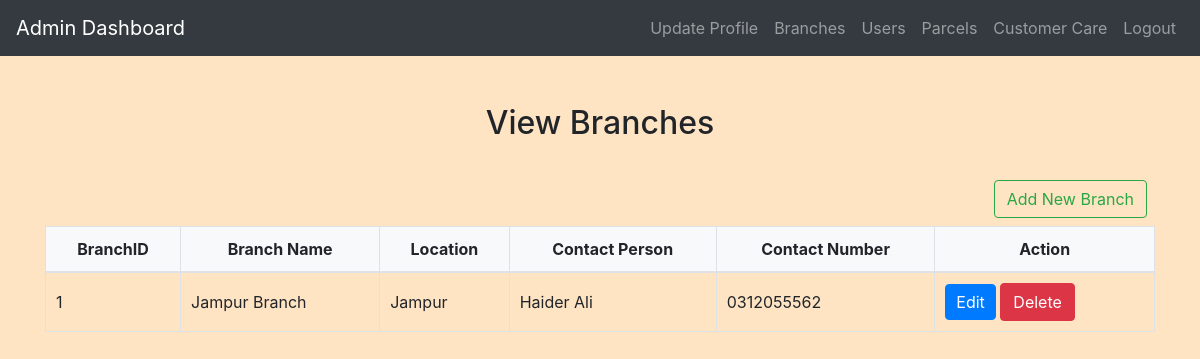
The app's page /admin/view_branches.php (signed in), older data.
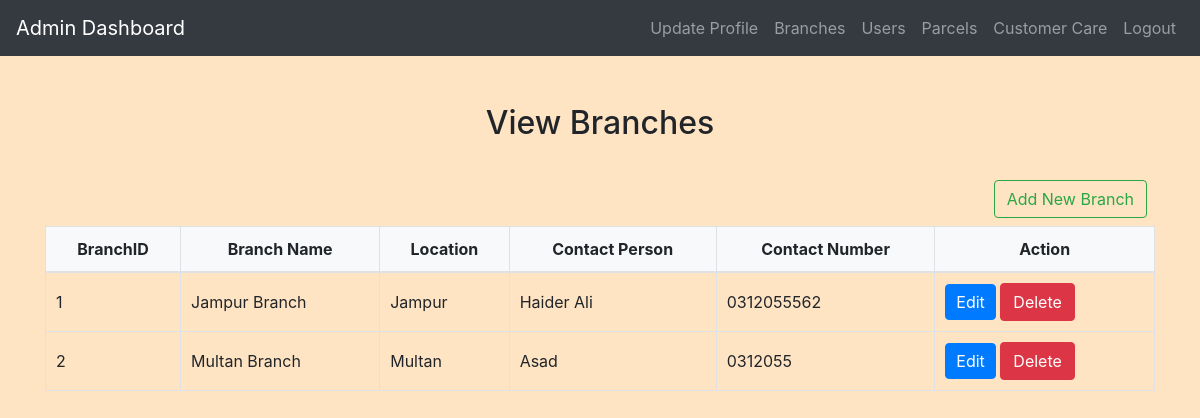
The same page, newer data.
### tables this page shows
CREATE TABLE `branches` (
  `BranchID` int(11) NOT NULL,
  `BranchName` varchar(255) NOT NULL,
  `Location` varchar(255) NOT NULL,
  `ContactPerson` varchar(255) NOT NULL,
  `ContactNumber` varchar(15) NOT NULL
);

### admin/view_branches.php (the view, shortened to what this page needs)
<?php
include('config.php');
?>
<!DOCTYPE html>
<html>
<head>
    <link rel="stylesheet" href="https://maxcdn.bootstrapcdn.com/bootstrap/4.5.2/css/bootstrap.min.css">
    <link rel="stylesheet" href="../css/style.css">
</head>
<body>
<?php
include('admin_navbar.php');
?>
<div class="container mt-5">
    <h2 class="text-center">View Branches</h2>
    <table class="table">
        <a class="m-2 btn btn-outline-success float-right" href="add_branches.php">Add New Branch</a>
        <thead>
            <tr>
                <th>BranchID</th>
                <th>Branch Name</th>
                <th>Location</th>
                <th>Contact Person</th>
                <th>Contact Number</th>
                <th>Action</th>
            </tr>
        </thead>
        <tbody>
            <?php
            $query = "SELECT * FROM Branches";
            $result = mysqli_query($conn, $query);
            while ($row = mysqli_fetch_assoc($result)) {
                echo "<tr>";
                echo "<td>{$row['BranchID']}</td>";
                echo "<td>{$row['BranchName']}</td>";
                echo "<td>{$row['Location']}</td>";
                echo "<td>{$row['ContactPerson']}</td>";
                echo "<td>{$row['ContactNumber']}</td>";
                echo "<td>
                        <a href='edit_branch.php?id={$row['BranchID']}' class='btn btn-primary'>Edit</a>
                        <a href='view_branches.php?delete={$row['BranchID']}' class='btn btn-danger' onclick='return confirm(\"Are you sure you want to delete this branch?\")'>Delete</a>
                      </td>";
                echo "</tr>";
            }
            ?>
        </tbody>
    </table>
</div>
</body>
</html>

Row changes from the older to the newer data that the page shows:
added branches: BranchID "2", BranchName "Multan Branch", Location "Multan", ContactPerson "Asad", ContactNumber "0312055"
